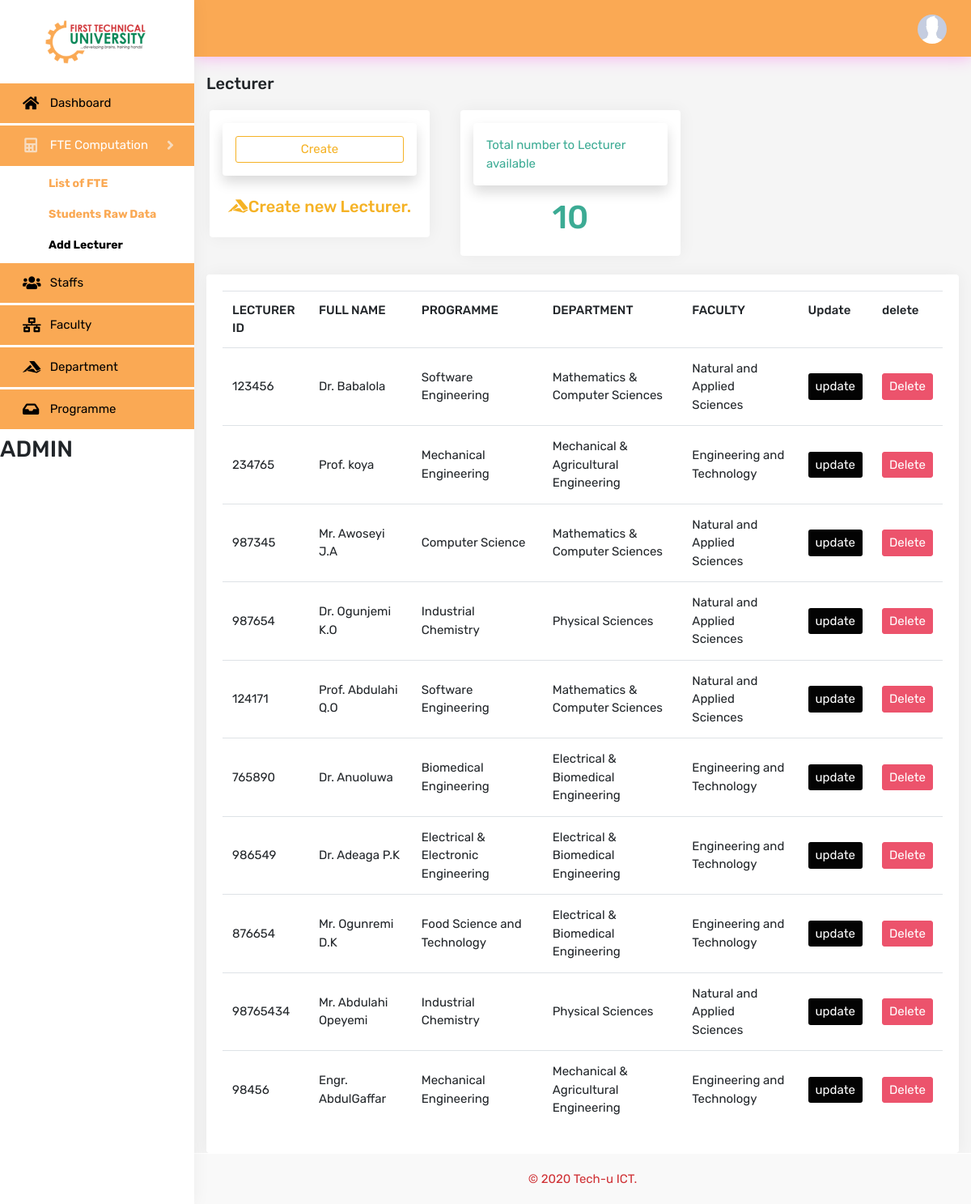
The page /lecturer_page/ (signed in) on the database its author committed.
### computation/models.py (models this page shows, shortened)
class Staff(models.Model):
    user = models.OneToOneField(
        User, on_delete=models.CASCADE, null=True, blank=True)
    name = models.CharField(max_length=200, null=True)
    staff_No = models.CharField(max_length=200, null=True)
    programme = models.ForeignKey(
        Programme, on_delete=models.CASCADE, null=True)
    faculty = models.ForeignKey(Faculty, on_delete=models.CASCADE, null=True)
    phone = models.CharField(max_length=200, null=True)
    email = models.CharField(max_length=200, null=True)
    profile_pic = models.ImageField(
        default='defult.jpg', null=True, blank=True)
    date_created = models.DateTimeField(auto_now_add=True, null=True)

class Lecturer(models.Model):
    full_name = models.CharField(max_length=200, null=True)
    lecturer_id = models.IntegerField(default=0, null=True)
    programme = models.ForeignKey(
        Programme, null=True, on_delete=models.CASCADE)
    department = models.ForeignKey(
        Department, null=True, on_delete=models.CASCADE)
    faculty = models.ForeignKey(Faculty, null=True, on_delete=models.CASCADE)

class Programme(models.Model):
    name = models.CharField(max_length=200, null=True, blank=True)
    def __str__(self):
        return self.name

class Department(models.Model):
    name = models.CharField(max_length=200, null=True, blank=True)
    programme = models.ManyToManyField(Programme, blank=True)
    def __str__(self):
        return self.name

class Faculty(models.Model):
    name = models.CharField(max_length=200, blank=True)
    department = models.ManyToManyField(Department, blank=True)
    def __str__(self):
        return self.name

### computation/views.py (the view)
# urls.py: path('lecturer_page/', views.lecturerPage, name='lecturerPage'),
@login_required(login_url='login')
def lecturerPage(request):
    lecturer = Lecturer.objects.all()
    lecturerCount = lecturer.count()
    if request.user.groups.all()[0].name == 'HOD':
        d = Department.objects.filter(programme=request.user.staff.programme)
        print(d.programe.name)
        dept = Department.objects.filter()
    if request.user.groups.all()[0].name == 'DEEN':
        f = request.user.staff.faculty
        dept = f.department.all()
        deptCount = dept.count()
    context = {
        'lecturer': lecturer,
        'lecturerCount': lecturerCount,
    }
    return render(request, 'computation/lecturer_page.html', context)

### computation/templates/computation/lecturer_page.html (shortened to what this page needs)
{% extends 'computation/main.html' %}
{% block content %}
<div class="row">
    <div class="col-sm-12">
        <div class="page-title-box">
            <h4 class="page-title">Lecturer</h4>
        </div>
    </div>
</div>
<div class="row w-100 space-down">
    <div class="col-md-3 col-sm-6 col-lg-4 space-down" >
        <div class="card border-warning mx-sm-1 p-3 d-flex align-items-stretch">
            <div class="card border-warning shadow text-warning p-3 my-card" > <a class="btn btn-outline-warning btn-block btn-sm " href="{% url 'createLecturer' %}">Create</a></div>
            <div class="text-warning text-center mt-3"><h5><i class="fab fa-accusoft"></i>Create new Lecturer.</h5></div>
        </div>
    </div>
    <br>
    <br>
    <div class="col-md-3 col-sm-6 col-lg-4">
        <div class="card border-success mx-sm-1 p-3 d-flex align-items-stretch">
            <div class="card border-success shadow text-success p-3 my-card" >Total number to Lecturer available</div>
            <div class="text-success text-center mt-2"><h1>{{lecturerCount}}</h1></div>
        </div>
    </div>
</div>
<br>
<div class="row">
    <div class="col">
        <div class="card card-body">
            <div class="table-responsive">
            <table class="table">
                <tr>
                    <th>LECTURER ID</th>
                    <th>FULL NAME</th>
                    <th>PROGRAMME</th>
                    <th>DEPARTMENT</th>
                    <th>FACULTY</th>
                    <th>Update</th>
                    <th>delete</th>
                </tr>
                {% for lecturer in lecturer %}
                <tr>
                    <td>{{lecturer.lecturer_id}}</td>
                    <td>{{lecturer.full_name}}</td>
                    <td>{{lecturer.programme}}</td>
                    <td>{{lecturer.department}}</td>
                    <td>{{lecturer.faculty}}</td>
                    <td><a class="btn btn-sm" style="background-color: #030303; color: #ffffff;" href="{% url 'updateLecturer' lecturer.id %}">update</a></td>
                    <td><a class="btn btn-danger btn-sm" href="{% url 'deleteLecturer' lecturer.id %}" >Delete</a></td>
                </tr>
                {% endfor %}
            </table>
        </div>
        </div>
    </div>
</div>
{% endblock %}

### computation/templates/computation/leftSideBar.html (shortened to what this page needs)
{% load static %}
<div class="left side-menu">
    <div class="topbar-left">
        <div class="text-center">
            <a href="{% url 'dashboard' %}" class="logo"><img src="{% static 'images/techu_logo.png' %}" height="55" alt="logo"></a>
        </div>
    </div>
    <div class="sidebar-inner slimscrollleft">
        <div id="sidebar-menu">
            <ul>
                {% ifequal  request.user.groups.all.0.name "ADMIN" %}
                <li>
                    <a href="{% url 'dashboard' %}" class="waves-effect">
                        <i class="fas fa-home"></i>
                        <span> Dashboard</span>
                    </a>
                </li>
                <li class="has_sub">
                    <a href="javascript:void(0);" class="waves-effect"><i class="fas fa-calculator"></i><span> FTE Computation </span> <span class="float-right"><i class="fas fa-angle-right"></i></span></a>
                    <ul class="list-unstyled">
                        <li><a href="{% url 'ftepage' %}">List of FTE </a></li>
                        <li><a href="{% url 'studRaw' %}">Students Raw Data</a></li>
                        <li><a href="{% url 'lecturerPage' %}">Add Lecturer</a></li>
                    </ul>
                </li>
                <li>
                    <a href="{% url 'staff' %}" class="waves-effect"><i class="fas fa-users"></i><span> Staffs </span></a>
                </li>
                <li>
                    <a href="{% url 'faculty' %}" class="waves-effect">
                        <i class="fas fa-network-wired"></i>
                        <span>Faculty</span>
                    </a>
                </li>
                <li>
                    <a href="{% url 'deptPage' %}" class="waves-effect">
                        <i class="fab fa-accusoft"></i>
                        <span>Department</span>
                    </a>
                </li>
                <li>
                    <a href="{% url 'programme' %}" class="waves-effect">
                        <i class="fas fa-inbox"></i>
                        <span>Programme</span>
                    </a>
                </li>
                {% endifequal %}
                <h3>{{request.user.groups.all.0.name}}</h3>
        </div>
    </div>
</div>

### computation/templates/computation/topBar.html (shortened to what this page needs)
<div class="topbar">
    <nav class="navbar-custom">
        <ul class="list-inline float-right mb-0">
            <li class="list-inline-item dropdown notification-list">
                <a class="nav-link dropdown-toggle arrow-none waves-effect nav-user" data-toggle="dropdown" href="#" role="button"
                   aria-haspopup="false" aria-expanded="false">
                    <img src="{{request.user.staff.profile_pic.url}}" alt="user" class="rounded-circle">
                </a>
            </li>
        </ul>
        <div class="clearfix"></div>
    </nav>
</div>

### static/css/style.css (style rules this page uses)
body { background: #f5f5f5; font-family: "Rubik", sans-serif; margin: 0; font-size: 15px; }
html { overflow-x: hidden; position: relative; min-height: 100%; background: #ffffff; }
h1, h2, h3, h4, h5, h6 { margin: 10px 0; }
h1 { line-height: 43px; }
h3 { line-height: 30px; }
h4 { line-height: 22px; }
* { outline: none !important; }
.text-warning { color: #f5b225 !important; }
.text-success { color: #3cab94 !important; }
.waves-effect { position: relative; cursor: pointer; display: inline-block; overflow: hidden; -webkit-user-select: none; -moz-user-select: none; -ms-user-select: none; user-select: none; -webkit-tap-highlight-color: transparent; vertical-align: middle; z-index: 1; will-change: opacity, transform; -webkit-transition: all 0.3s ease-out; transition: all 0.3s ease-out; }
.btn { border-radius: 3px; font-size: 15px; }
.btn-primary, .btn-success, .btn-info, .btn-warning, .btn-danger, .btn-dark { color: #ffffff; }
.btn-danger { background-color: #ec536c; border: 1px solid #ec536c; }
.btn-outline-warning { color: #f5b225; border-color: #f5b225; }
.card { border: none; -webkit-box-shadow: 1px 0px 20px rgba(0, 0, 0, 0.05); box-shadow: 1px 0px 20px rgba(0, 0, 0, 0.05); }
.table { margin-bottom: 10px; }
th { font-weight: 500; }
.table > tbody > tr > td, .table > tfoot > tr > td, .table > thead > tr > td { padding: 14px 12px; vertical-align: middle; }
.logo { color: #2d3b48 !important; font-size: 20px; font-weight: 700; letter-spacing: .03em; line-height: 100px; text-transform: uppercase; }
.navbar-custom { background-color: #FAA954; border: none; margin: -20px -25px 0 -25px; -webkit-box-shadow: 1px 0px 20px #f5a9ed; box-shadow: 1px 0px 20px #f5a9ed; }
.notification-list { margin: 0 !important; }
.notification-list .nav-link { padding: 0 15px; line-height: 70px; }
.nav-user { margin: 0 15px 0 0; }
.nav-user img { height: 36px; width: 36px; }
.arrow-none:after { border: none; margin: 0; display: none; }
.side-menu { bottom: 0; top: 0; width: 240px; -webkit-transition: all 0.4s ease-in-out; transition: all 0.4s ease-in-out; background: #ffffff; position: absolute; z-index: 99; -webkit-box-shadow: 1px 0px 20px rgba(0, 0, 0, 0.05); box-shadow: 1px 0px 20px rgba(0, 0, 0, 0.05); }
body.fixed-left .side-menu.left { bottom: 50px; height: 100%; margin-bottom: -70px; margin-top: 0; padding-bottom: 70px; position: fixed; }
.sidebar-inner { height: 100%; }
#sidebar-menu, #sidebar-menu ul, #sidebar-menu li, #sidebar-menu a { border: 0; font-weight: normal; line-height: 1; list-style: none; margin: 0; padding: 0; position: relative; text-decoration: none; }
#sidebar-menu { background-color: #ffffff; padding-bottom: 50px; width: 100%; }
#sidebar-menu ul ul { display: none; }
#sidebar-menu ul ul li { border-top: 0; }
#sidebar-menu ul ul li.active a { color: #000000; }
#sidebar-menu ul ul a { font-weight: bold; color: #FAA954; display: block; padding: 12px 25px 12px 60px; font-size: 14px; }
#sidebar-menu > ul > li > a { color: #000000; display: block; padding: 16px 25px; margin: 3px 0; background-color: #FAA954; }
#sidebar-menu > ul > li > a span i { font-size: 18px; line-height: 16px; }
#sidebar-menu > ul > li.nav-active > a { background-color: #ffa341; }
#sidebar-menu > ul > li > a > span { vertical-align: middle; }
#sidebar-menu > ul > li > a > i { display: inline-block; font-size: 18px; line-height: 17px; margin-left: 3px; margin-right: 10px; text-align: center; vertical-align: middle; width: 20px; color: #000000; }
#sidebar-menu > ul > li > a.active { color: #ffffff; background-color: #FAA954; }
#sidebar-menu > ul > li > a.active i { color: #f5f5f5ab; }
#sidebar-menu > ul > li.nav-active > ul { display: block; }
.page-title-box { padding: 22px 0; }
.page-title-box .page-title { font-size: 20px; margin-bottom: 0; margin-top: 0; }

### rows shown on the page
Lecturer: lecturer_id "123456", full_name "Dr. Babalola", programme "Software Engineering", department "Mathematics & Computer Sciences", faculty "Natural and Applied Sciences"
Lecturer: lecturer_id "234765", full_name "Prof. koya", programme "Mechanical Engineering", department "Mechanical & Agricultural Engineering", faculty "Engineering and Technology"
Lecturer: lecturer_id "987345", full_name "Mr. Awoseyi J.A", programme "Computer Science", department "Mathematics & Computer Sciences", faculty "Natural and Applied Sciences"
Lecturer: lecturer_id "987654", full_name "Dr. Ogunjemi K.O", programme "Industrial Chemistry", department "Physical Sciences", faculty "Natural and Applied Sciences"
Lecturer: lecturer_id "124171", full_name "Prof. Abdulahi Q.O", programme "Software Engineering", department "Mathematics & Computer Sciences", faculty "Natural and Applied Sciences"
Lecturer: lecturer_id "765890", full_name "Dr. Anuoluwa", programme "Biomedical Engineering", department "Electrical & Biomedical Engineering", faculty "Engineering and Technology"
Lecturer: lecturer_id "986549", full_name "Dr. Adeaga P.K", programme "Electrical & Electronic Engineering", department "Electrical & Biomedical Engineering", faculty "Engineering and Technology"
Lecturer: lecturer_id "876654", full_name "Mr. Ogunremi D.K", programme "Food Science and Technology", department "Electrical & Biomedical Engineering", faculty "Engineering and Technology"
Lecturer: lecturer_id "98765434", full_name "Mr. Abdulahi Opeyemi", programme "Industrial Chemistry", department "Physical Sciences", faculty "Natural and Applied Sciences"
Lecturer: lecturer_id "98456", full_name "Engr. AbdulGaffar", programme "Mechanical Engineering", department "Mechanical & Agricultural Engineering", faculty "Engineering and Technology"

### other values the page prints
{{ request.user.groups.all.0.name }} "ADMIN"
{{ lecturerCount }} "10"
